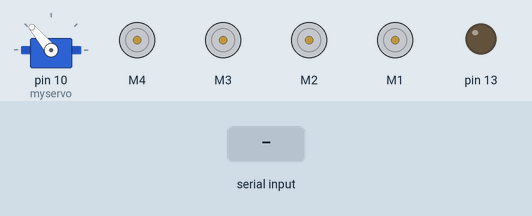
This sketch was run on a simulated Arduino Uno, built with avr-gcc and run on an emulated ATmega328P. On the bench: servo, 4 × DC motor (green arrow = forward, orange = backward, longer = faster), output pins drawn as LEDs (lit = HIGH). The inputs (shaded band) are chosen by the test bench. What the sketch prints to the serial monitor is not drawn.

Above: at 2.7 s.
2.8 s: "2" received over Serial
At 3.3 s:
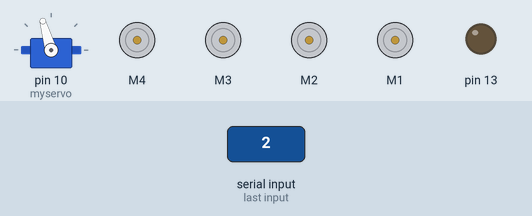
4.3 s: "3" received over Serial
At 5.5 s:
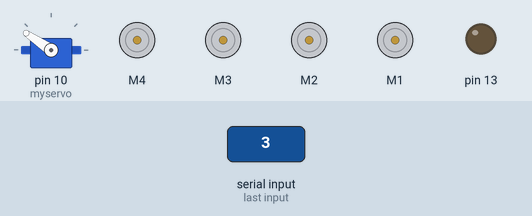
5.8 s: "8" received over Serial
At 6.8 s:
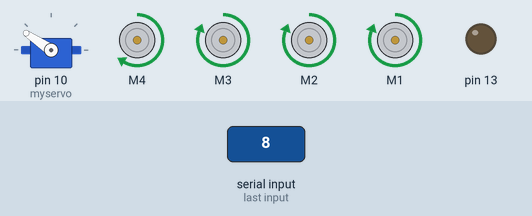
7.3 s: "1" received over Serial
At 7.9 s:
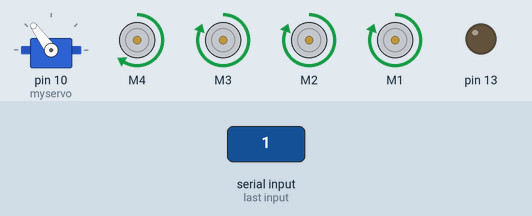
8.8 s: "4" received over Serial
At 10.0 s:
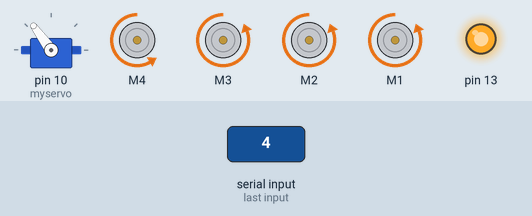
10.3 s: "9" received over Serial
At 11.4 s:
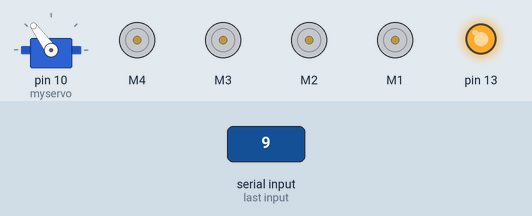
Timing chart, 0 to 12.8 s (numbered marks = the images above; inputs shaded):
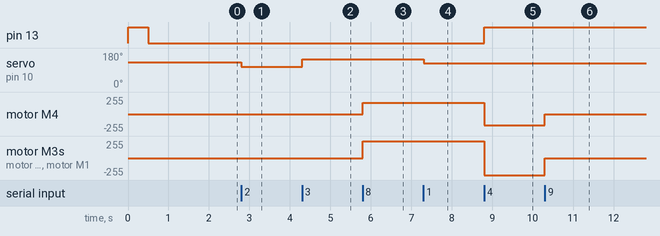

Measured:
- after the input at 2.8 s, servo on pin 10 (myservo): 130° → 106° at once
- after the input at 4.3 s, servo on pin 10 (myservo): 106° → 146° at once
- after the input at 5.8 s, motor M4: stopped → forward 170/255 at once; motor M3, motor M2, motor M1: stopped → forward 255/255 at once
- after the input at 7.3 s, servo on pin 10 (myservo): 146° → 126° at once
- after the input at 8.8 s, pin 13: LOW → HIGH at once; motor M4: forward 170/255 → backward 170/255 at once; motor M3, motor M2, motor M1: forward 255/255 → backward 255/255 at once
- after the input at 10.3 s, motor M4: backward 170/255 → stopped at once; motor M3, motor M2, motor M1: backward 255/255 → stopped at once

The sketch:

F1_Beta.ino
```cpp
// Programa principal del F1 //
#include <SoftwareSerial.h>
#include <AFMotor.h>
#include <Servo.h>

Servo myservo;

AF_DCMotor motor4(4);
AF_DCMotor motor3(3);
AF_DCMotor motor2(2);
AF_DCMotor motor1(1);

int leftD = 106, centerD = 126, rightD = 146;     // izquierda, centro, derecha //

void setup() {

  // retro light conf
  pinMode(13, OUTPUT);
  digitalWrite(13, HIGH);
  delay(500);
  digitalWrite(13, LOW);

  int speed = 255;
  // BT conf
  Serial.begin(9600);     // Inicializa la comunicación serie con la computadora
  delay(1000);            // Espera un segundo para asegurarte de que el módulo esté listo

  // Servo conf
  myservo.attach(10);
  myservo.write(130);

  //Set initial speed of the motor & stop
	motor4.setSpeed(170);
  motor3.setSpeed(speed);
	motor2.setSpeed(speed);
	motor1.setSpeed(speed);

	motor4.run(RELEASE);
  motor3.run(RELEASE);
  motor2.run(RELEASE);
  motor1.run(RELEASE);
}

void loop() {
  // El programa finaliza después de configurar el módulo
  while (true) {
    // Muestra la confirmación de la configuración en el monitor serie
    while (Serial.available()) {
      char c = Serial.read();
      Serial.print(c);

      switch(c) {
        case '1': {
          center();
        } break;

        case '2': {
          left();
        } break;

        case '3': {
          right();
        } break;

        case '8': {
          forward();
        } break;

        case '9': {
          stop();
        } break;

        case '4': {
          backward();
        } break;
      }
    }
  }
}

void center() {
  myservo.write(centerD);
}

void left() {
  myservo.write(leftD);
}

void right() {
  myservo.write(rightD);
}

void stop() {
  // Turn on motor
	motor4.run(RELEASE);
	motor3.run(RELEASE);
	motor2.run(RELEASE);
	motor1.run(RELEASE);
}

void forward() {
  digitalWrite(13, LOW);
  // Turn on motor
	motor4.run(FORWARD);
	motor3.run(FORWARD);
	motor2.run(FORWARD);
	motor1.run(FORWARD);
}

void backward() {
  digitalWrite(13, HIGH);
  // Turn on motor
	motor4.run(BACKWARD);
	motor3.run(BACKWARD);
	motor2.run(BACKWARD);
	motor1.run(BACKWARD);
}
```
